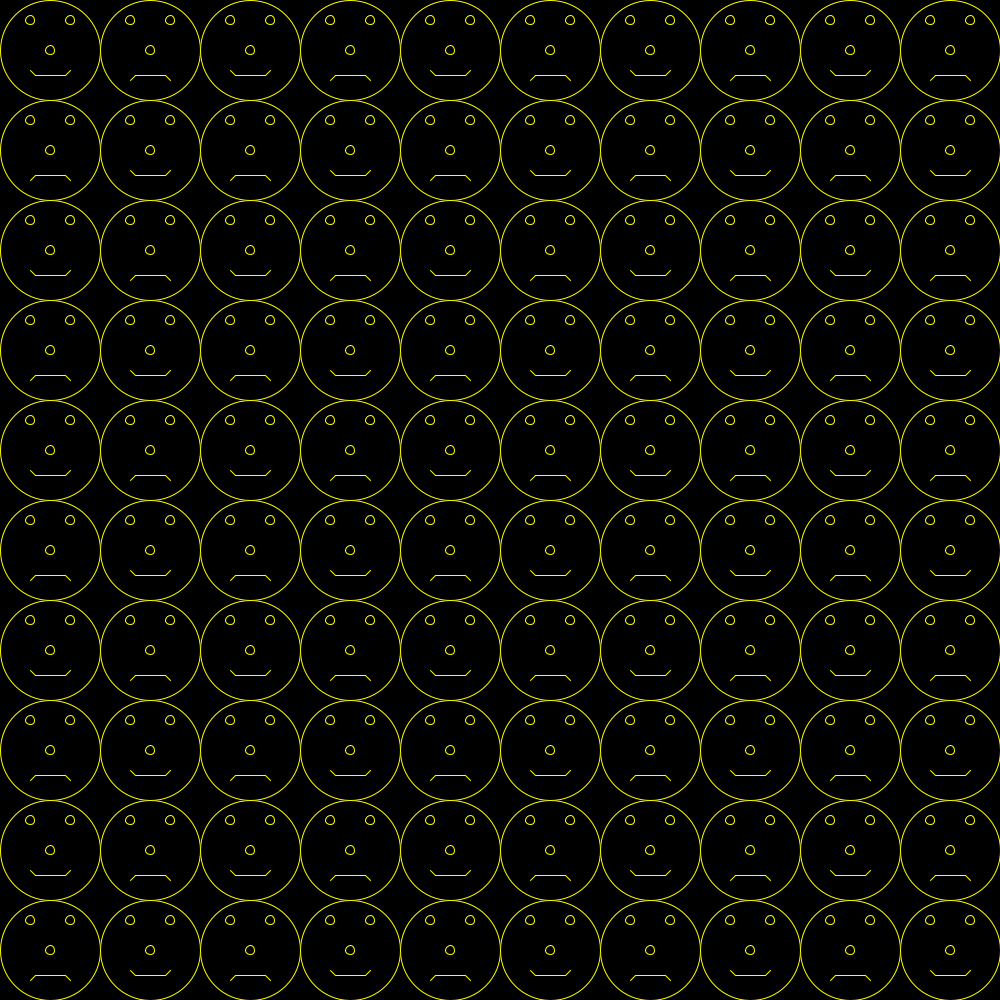
Frame 1 (no input)
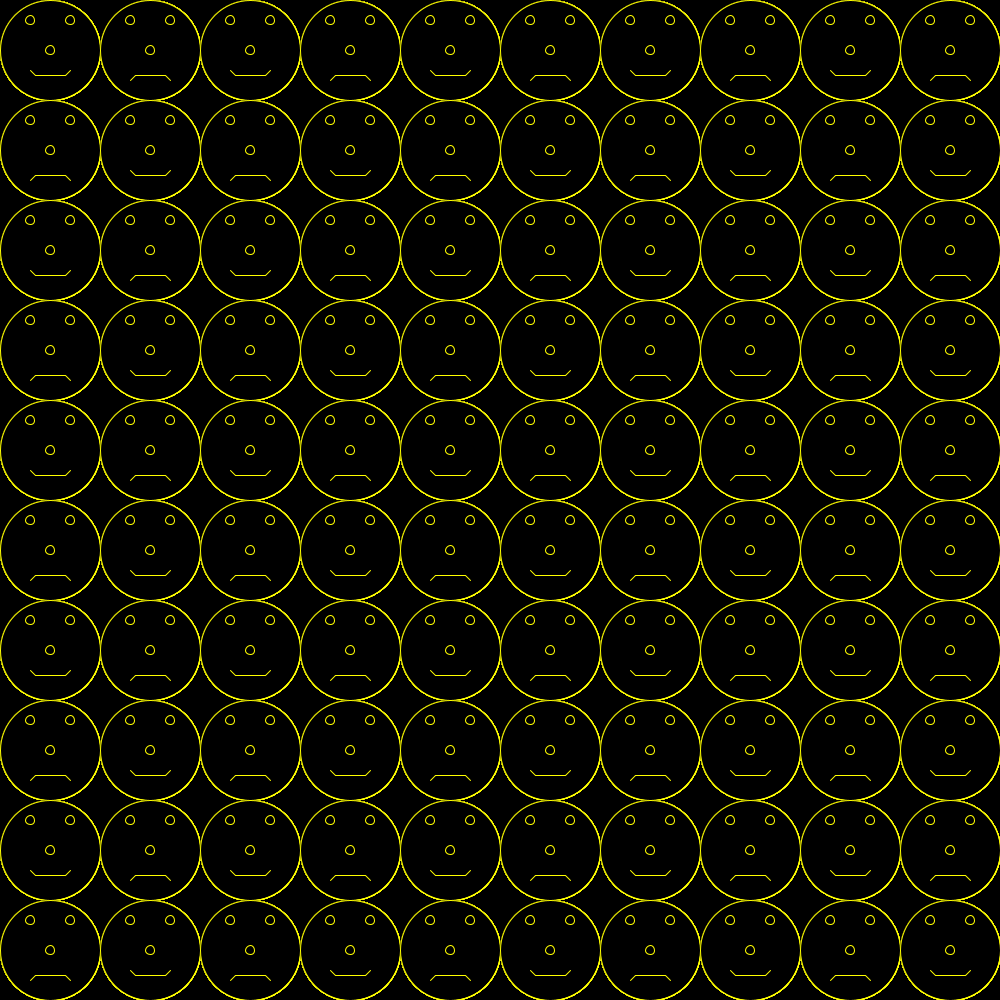
Frame 60 (the mouse pressed at the canvas centre just before this capture)
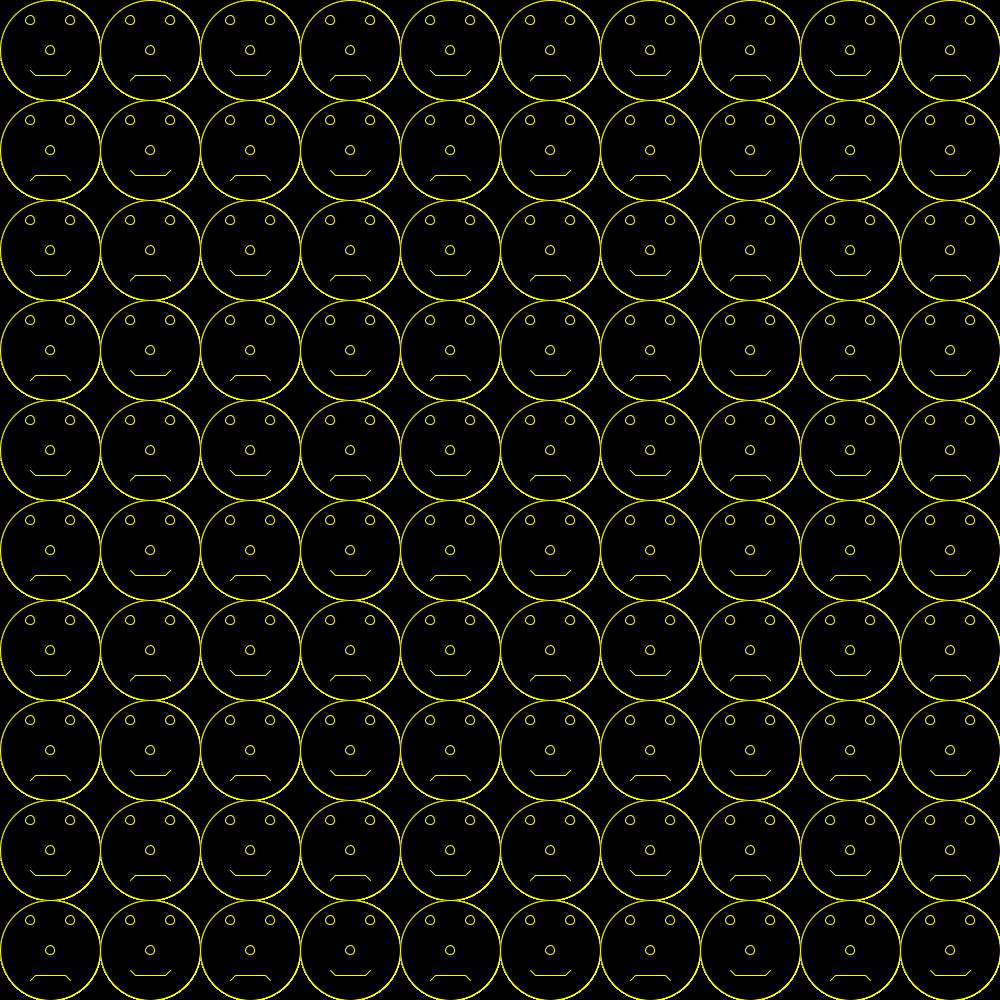
Frame 120 (the mouse held since frame 60 and released just before this capture)

The Processing sketch that drew these frames (run headless with seeded random() and noise(); from frame 60 on, the mouse is pressed at the canvas centre):

// Processing sketch: lab1Faces
// ── lab1Faces.pde


void setup()
{
  background(0);
  fill(0);
  stroke(255,255,0);
  size(1000,1000);
}

void draw()
{
  int eyesize = 9;
  int eyedist = 30; //from left
  int eyeheight = 20; //from top
  
  int nosesize = 9;
  int nosedist = 50;
  int noseheight = 50;
  
  int i,j;
  int k = 5;
  
  for(j=0;j<height;j=j+100)
  {
    for(i=0;i<width;i=i+100)
    {
      ellipse(i+50,j+50,100,100);                        //face
      ellipse(i+eyedist,j+eyeheight,eyesize,eyesize);    //left eye
      ellipse(i+100-eyedist,j+eyeheight,eyesize,eyesize);//right eye
      ellipse(i+nosedist,j+noseheight,nosesize,nosesize);//nose
      line(i+35,j+75,i+65,j+75);                         //mouth
      line(i+35,j+75,i+30,j+75-k);                       //left mouth
      line(i+65,j+75,i+70,j+75-k);                       //right mouth
      k = k*-1;
    }
    k = k*-1;
  }
}
